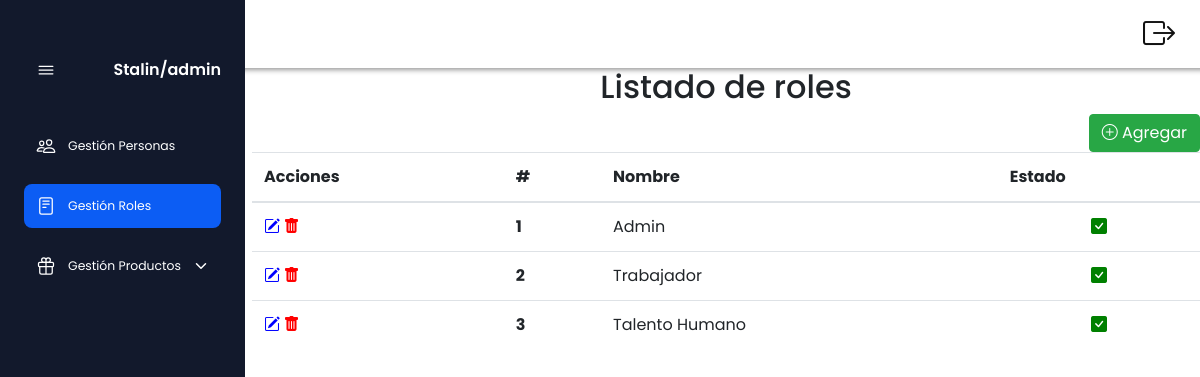
Page /?c=Roles&a=consulta (signed in) on the committed database.
### tables this page shows
CREATE TABLE IF NOT EXISTS `roles` (
  `idroles` INT(11) NOT NULL AUTO_INCREMENT,
  `nombre` VARCHAR(45) NOT NULL,
  `estado` INT(11) NOT NULL,
  PRIMARY KEY (`idroles`));

### index.php (called while the page is built, shortened)
<?php
$ruteador = new FrontController();
$ruteador->rutear();

### model/conexion.php (called while the page is built, shortened)
<?php
class Conexion{
    private static $conexion = null;
    public static function getConexion(){
        try{
            if(!isset(self::$conexion)){
                self::$conexion=new PDO("mysql:host=localhost; dbname=proyecto","root","");
               self::$conexion->setAttribute(
                       PDO::ATTR_ERRMODE,PDO::ERRMODE_EXCEPTION);
               self::$conexion->exec("set character set utf8");
            }
        }catch(Exception $e){
            echo "linea del error " .$e->getLine();
            echo "</br>";
            echo "archivo " . $e->getFile();
            echo "</br>";
            die("error " . $e->getMessage());
        }
        return self::$conexion;
    }
}

### model/rolesModel.php (called while the page is built, shortened)
<?php
require_once 'model/conexion.php';
require_once 'model/Roles.php';
class RolesModel
{
	private $db;
	public function __construct() {
        try {
            $this->db = Conexion::getConexion();
        } catch (Exception $e) {
            die($e->getTrace());
            die($e->getMessage());
        }
    }
    public function listar(){
        try {
            $sentencia = $this->db->prepare("select * from roles");
            $sentencia->execute(array());
            $resultset = $sentencia->fetchAll(PDO::FETCH_CLASS, 'Roles');
            return $resultset;
        } catch (Exception $e) {
            die($e->getMessage());
        }
    }
}

### model/roles.php (called while the page is built, shortened)
<?php
class Roles {
        private $idroles;
        private $nombre;
        private $estado;
        function getIdroles() {
            return $this->idroles;
        }
        function getNombre() {
            return $this->nombre;
        }
        function getEstado() {
            return $this->estado;
        }
}

### view/roles/rolesView.php (the view, shortened to what this page needs)
<div class="row">
    <div class="col-sm-12 ">
        <section id="roles">
            <div class="row">
                <div class="col-sm-12 text-center">
                    <h2>Listado de roles</h2>
                </div>
                <div class="col-sm-12 text-right ">
                    <a href="?c=Roles&a=mostrarActividad" class="btn btn-success btnAdd">
                    <i class="bi bi-plus-circle"></i> Agregar
                    </a>
                </div>
                <div class="col-sm-12">
                <div class="table-responsive">
            <table class="table table-hover">
                <thead>
                    <tr>
                    <th scope="col">Acciones</th>
                        <th scope="col">#</th>
                        <th scope="col">Nombre</th>
                        <th scope="col">Estado</th>
                    </tr>
                </thead>
                <tbody>
                <?php
                        require_once 'model/Roles.php';
                        $cont = 0;
                        foreach ($rol as $rol2) {
                            $cont++;
                        ?>
                    <tr>
                    <th><a href="?c=Roles&a=mostrarActividad&id=<?php echo $rol2->getIdroles(); ?>" data-toggle="tooltip" data-placement="bottom" title="Editar"><i style="color: blue;" class="bi bi-pencil-square"></i></a> <a href="?c=Roles&a=eliminar&id=<?php echo $rol2->getIdRoles() ?>" onclick="javascript:return  confirm('Seguro de eliminar');"" data-toggle="tooltip" data-placement="bottom" title="Eliminar"><i style="color: red;" class="bi bi-trash-fill"></i></a></th>
                        <th scope="row"><?php echo $cont; ?></th>
                        <td><?php echo ucwords(mb_strtolower($rol2->getNombre(),'UTF-8')); ?></td>
                        <td class="text-center"><?php if ($rol2->getEstado() == '1') echo '<i style="color:green" class="bi bi-check-square-fill"></i>';
                                                    else echo '<i style="color:red" class="bi bi-x-square-fill"></i>'; ?></td>
                    </tr>
                    <?php
                        }
                        ?>
                </tbody>
            </table>
        </div>
                </div>
            </div>
        </section>
    </div>
</div>
</div>
</div>

### assets/css/estilos.css (style rules this page uses)
* { margin: 0; padding: 0; box-sizing: border-box; scroll-behavior: smooth; }

### assets/css/style.css (style rules this page uses)
:root { --nav-width:92px; --first-color:#0C5DF4; --bg-color:#12192C; --sub-color:#B6CEFC; --white-color:#fff; --body-font:'Poppins',sans-serif; --normal-font-size:1rem; --small-font-size:.775rem; --z-fixed:100; }
*,::before,::after { box-sizing: border-box; }
body { margin: 0; padding: 0; }

### rows in the picture
roles: nombre "Admin", estado 1 (drawn)
roles: nombre "Trabajador", estado 1 (drawn)
roles: nombre "Talento Humano", estado 1 (drawn)

### other values in the picture
$_SESSION['user']->getUsuario() "Stalin"
$_SESSION['user']->getIdroles() "admin"
